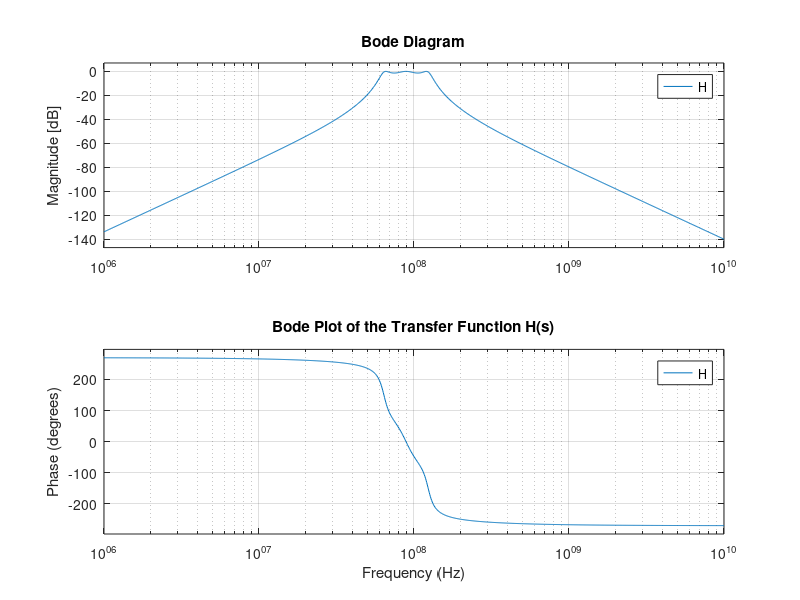
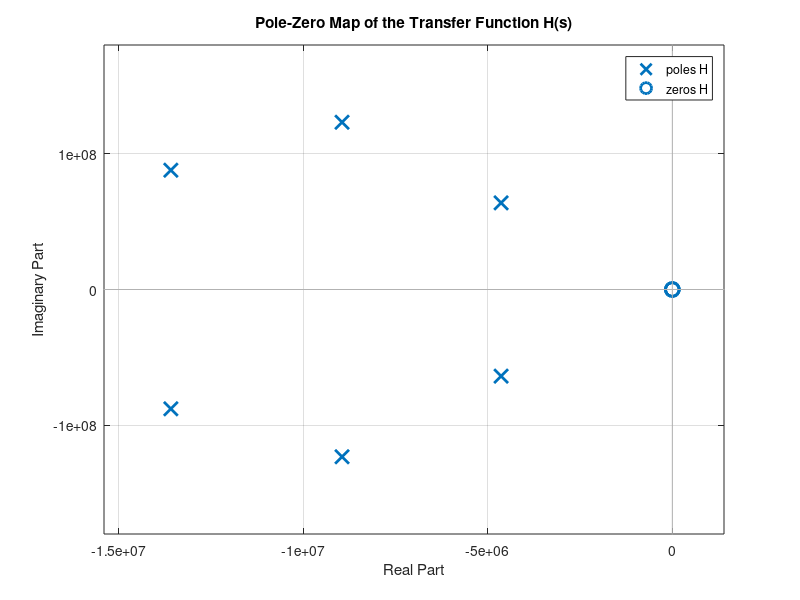
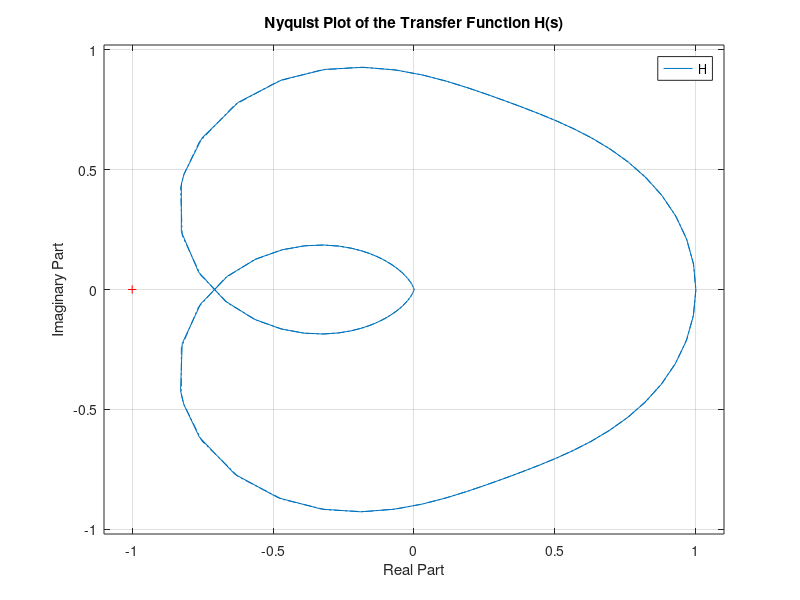
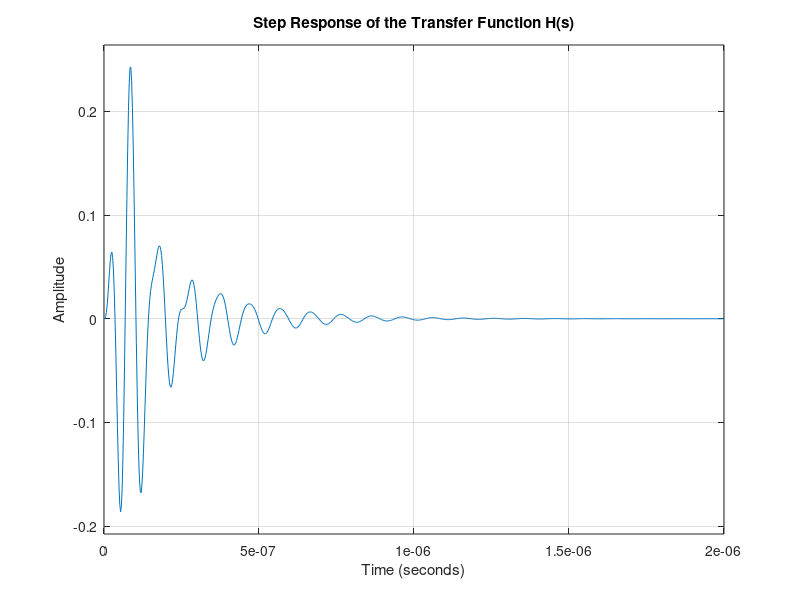

Write the MATLAB code that produced these figures, in order.

% Define the numerator and denominator coefficients for the transfer function H(s)
% These coefficients are specified for a high-order system.
numerator = [1.0055e+23, 0, 0, 0];   % Coefficients of the numerator polynomial of H(s)
denominator = [1,54356436.5638108,2.81252429808991e+16,9.58909261436301e+23,2.22068017524791e+32,3.38867908961806e+39,4.92231267110556e+47]; % Coefficients of the denominator polynomial of H(s)

% Create the transfer function H(s) using the 'tf' function
H = tf(numerator, denominator);

% Compute the poles of the transfer function H(s) and convert them to Hz
% Poles are the roots of the denominator polynomial of the transfer function.
poles_in_Hz = pole(H) / (2 * pi);

% Display the computed poles in Hz
disp('Poles of the transfer function in Hz:');
disp(poles_in_Hz);

% Plot the Bode plot of the transfer function H(s)
% The Bode plot shows the magnitude and phase response of the system over a range of frequencies.
figure;
bode(H), grid on;
title('Bode Plot of the Transfer Function H(s)');
xlabel('Frequency (Hz)');
ylabel('Phase (degrees)');

% Advanced Functionality:
% Plotting the Pole-Zero Map to visualize the location of poles and zeros in the complex plane.
figure;
pzmap(H);
grid on;
title('Pole-Zero Map of the Transfer Function H(s)');
xlabel('Real Part');
ylabel('Imaginary Part');

% Frequency Response Analysis: Gain and Phase Margin
% This provides insight into the stability and performance margins of the system.
[Gm, Pm, Wcg, Wcp] = margin(H);

% Display Gain Margin (Gm) and Phase Margin (Pm) along with their crossover frequencies (Wcg, Wcp)
disp('Gain Margin (dB):');
disp(20*log10(Gm)); % Convert gain margin from absolute to dB
disp('Phase Margin (degrees):');
disp(Pm);
disp('Gain Crossover Frequency (Hz):');
disp(Wcg / (2 * pi));
disp('Phase Crossover Frequency (Hz):');
disp(Wcp / (2 * pi));

% Nyquist Plot for Additional Stability Analysis
% This plot helps in determining the stability of the system by inspecting the encirclements around (-1,0).
figure;
nyquist(H);
grid on;
title('Nyquist Plot of the Transfer Function H(s)');
xlabel('Real Part');
ylabel('Imaginary Part');

% Frequency Response Analysis: Step Response
% This plot shows how the system responds to a step input, which is crucial for time-domain performance assessment.
figure;
step(H);
grid on;
title('Step Response of the Transfer Function H(s)');
xlabel('Time (seconds)');
ylabel('Amplitude');
